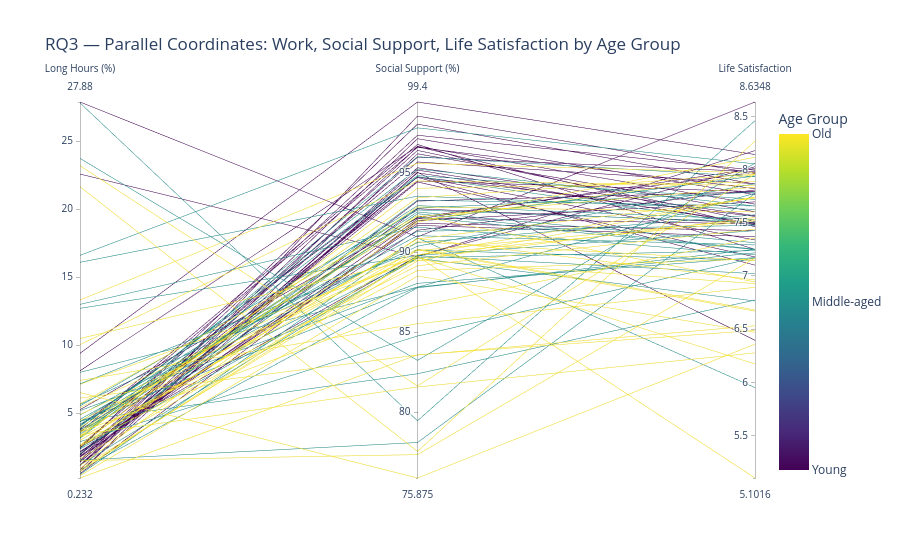

Notebook source saved alongside this figure:
### Markdown cell above
## 5.5 Parallel Coordinates Plot (Plotly)

### Code cell
rq3_para = rq3_clean.groupby(['country','age_group'])[
    ['Long_hours_in_paid_work','Social_support','Life_satisfaction']
].mean().reset_index()

age_map = {'Young': 0, 'Middle-aged': 1, 'Old': 2}
rq3_para['age_num'] = rq3_para['age_group'].map(age_map)

fig = px.parallel_coordinates(
    rq3_para,
    color='age_num',
    dimensions=['Long_hours_in_paid_work', 'Social_support', 'Life_satisfaction'],
    color_continuous_scale=px.colors.sequential.Viridis,
    labels={
        'Long_hours_in_paid_work': 'Long Hours (%)',
        'Social_support': 'Social Support (%)',
        'Life_satisfaction': 'Life Satisfaction',
        'age_num': 'Age Group'
    },
    title='RQ3 — Parallel Coordinates: Work, Social Support, Life Satisfaction by Age Group'
)
fig.update_layout(coloraxis_colorbar=dict(
    tickvals=[0,1,2], ticktext=['Young','Middle-aged','Old']
))
fig.write_html(FIGURE_DIR / 'rq3_parallel_coordinates.html')
display(fig)

### Figure 1 — Plotly figure (JSON) as saved in the notebook; plotly's stock layout.template omitted (floating-point values rounded to 4 significant figures)
{"data": [{"dimensions": [{"label": "Long Hours (%)", "values": [13.0, 10.49, 3.81, 5.642, 4.44, 1.843, 4.195, 4.9, 1.62, 0.4867, 0.8133, 0.6833, 4.113, 3.949, 1.925, 23.73, 23.19, 22.58, 2.903, 3.418, 2.17, 4.542, 2.532, 2.603, 3.145, 2.637, 0.81, 2.425, 0.6983, 1.393, 3.205, 3.265, 2.388, 7.155, 7.12, 1.77, 4.867, 2.553, 1.12, 4.445, 6.512, 4.107, 2.362, 1.65, 1.94, 16.61, 13.32, 9.395, 5.528, 3.343, 1.18, 3.715, 7.405, 2.127, 1.173, 0.4025, 1.42, 0.81, 0.2317, 0.5517, 5.18, 3.223, 1.988, 27.81, 21.65, 27.88, 2.013, 0.9567, 0.6683, 16.09, 10.04, 8.113, 3.864, 3.68, 1.484, 4.375, 3.608, 3.763, 7.998, 6.108, 1.168, 1.547, 1.512, 2.48, 3.753, 3.0, 3.61, 4.022, 3.607, 2.473, 3.45, 5.69, 1.782, 4.355, 2.625, 1.988, 3.556, 1.138, 2.588, 12.71, 5.418, 5.257]}, {"label": "Social Support (%)", "values": [91.57, 89.6, 96.74, 90.38, 89.83, 92.08, 90.61, 89.84, 93.2, 90.89, 89.75, 95.0, 91.98, 91.99, 95.95, 83.23, 81.64, 89.72, 84.76, 81.57, 91.38, 91.31, 90.86, 95.65, 94.73, 94.0, 98.52, 92.41, 90.14, 95.14, 95.98, 93.41, 98.01, 90.15, 89.51, 91.81, 91.04, 88.86, 94.97, 82.4, 75.88, 94.68, 89.63, 89.71, 94.4, 97.78, 95.57, 99.4, 92.65, 92.83, 96.6, 89.66, 85.53, 91.68, 89.78, 88.51, 94.72, 87.77, 83.58, 91.97, 88.05, 89.16, 92.72, 79.45, 77.54, 90.96, 93.26, 89.45, 96.16, 93.51, 94.46, 96.62, 95.21, 92.23, 97.1, 87.81, 86.63, 92.19, 87.82, 83.57, 95.29, 78.1, 77.34, 89.77, 92.52, 90.2, 96.56, 94.79, 90.65, 97.32, 92.21, 92.29, 94.72, 92.92, 90.84, 96.37, 92.76, 91.89, 94.45, 89.8, 90.11, 92.15]}, {"label": "Life Satisfaction", "values": [7.2, 7.55, 7.25, 7.867, 7.743, 8.01, 7.574, 7.52, 7.79, 5.951, 5.102, 6.395, 7.94, 7.953, 7.98, 8.06, 7.957, 8.178, 7.172, 6.277, 7.808, 7.476, 6.963, 7.867, 7.478, 7.886, 7.963, 7.252, 6.669, 7.483, 7.933, 7.958, 7.863, 7.146, 6.929, 7.426, 7.292, 7.16, 7.495, 6.774, 6.359, 7.102, 6.765, 6.173, 7.179, 8.053, 7.969, 8.141, 7.505, 7.602, 7.463, 7.238, 6.893, 7.369, 7.022, 6.472, 7.338, 7.25, 6.488, 7.696, 7.173, 7.44, 7.497, 8.459, 8.268, 8.635, 7.658, 7.74, 7.604, 7.625, 7.85, 7.675, 7.657, 7.835, 7.764, 7.778, 7.356, 7.975, 7.218, 6.532, 7.566, 7.775, 7.169, 8.027, 7.313, 6.681, 7.821, 7.719, 7.146, 7.994, 7.248, 6.944, 7.56, 7.531, 7.73, 7.511, 7.788, 8.115, 7.793, 7.426, 7.53, 7.49]}], "domain": {"x": [0, 1], "y": [0, 1]}, "line": {"color": [1, 2, 0, 1, 2, 0, 1, 2, 0, 1, 2, 0, 1, 2, 0, 1, 2, 0, 1, 2, 0, 1, 2, 0, 1, 2, 0, 1, 2, 0, 1, 2, 0, 1, 2, 0, 1, 2, 0, 1, 2, 0, 1, 2, 0, 1, 2, 0, 1, 2, 0, 1, 2, 0, 1, 2, 0, 1, 2, 0, 1, 2, 0, 1, 2, 0, 1, 2, 0, 1, 2, 0, 1, 2, 0, 1, 2, 0, 1, 2, 0, 1, 2, 0, 1, 2, 0, 1, 2, 0, 1, 2, 0, 1, 2, 0, 1, 2, 0, 1, 2, 0], "coloraxis": "coloraxis"}, "name": "", "type": "parcoords"}], "layout": {"coloraxis": {"colorbar": {"ticktext": ["Young", "Middle-aged", "Old"], "tickvals": [0, 1, 2], "title": {"text": "Age Group"}}, "colorscale": [[0, "#440154"], [0.1111, "#482878"], [0.2222, "#3e4989"], [0.3333, "#31688e"], [0.4444, "#26828e"], [0.5556, "#1f9e89"], [0.6667, "#35b779"], [0.7778, "#6ece58"], [0.8889, "#b5de2b"], [1, "#fde725"]]}, "legend": {"tracegroupgap": 0}, "title": {"text": "RQ3 — Parallel Coordinates: Work, Social Support, Life Satisfaction by Age Group"}}}
